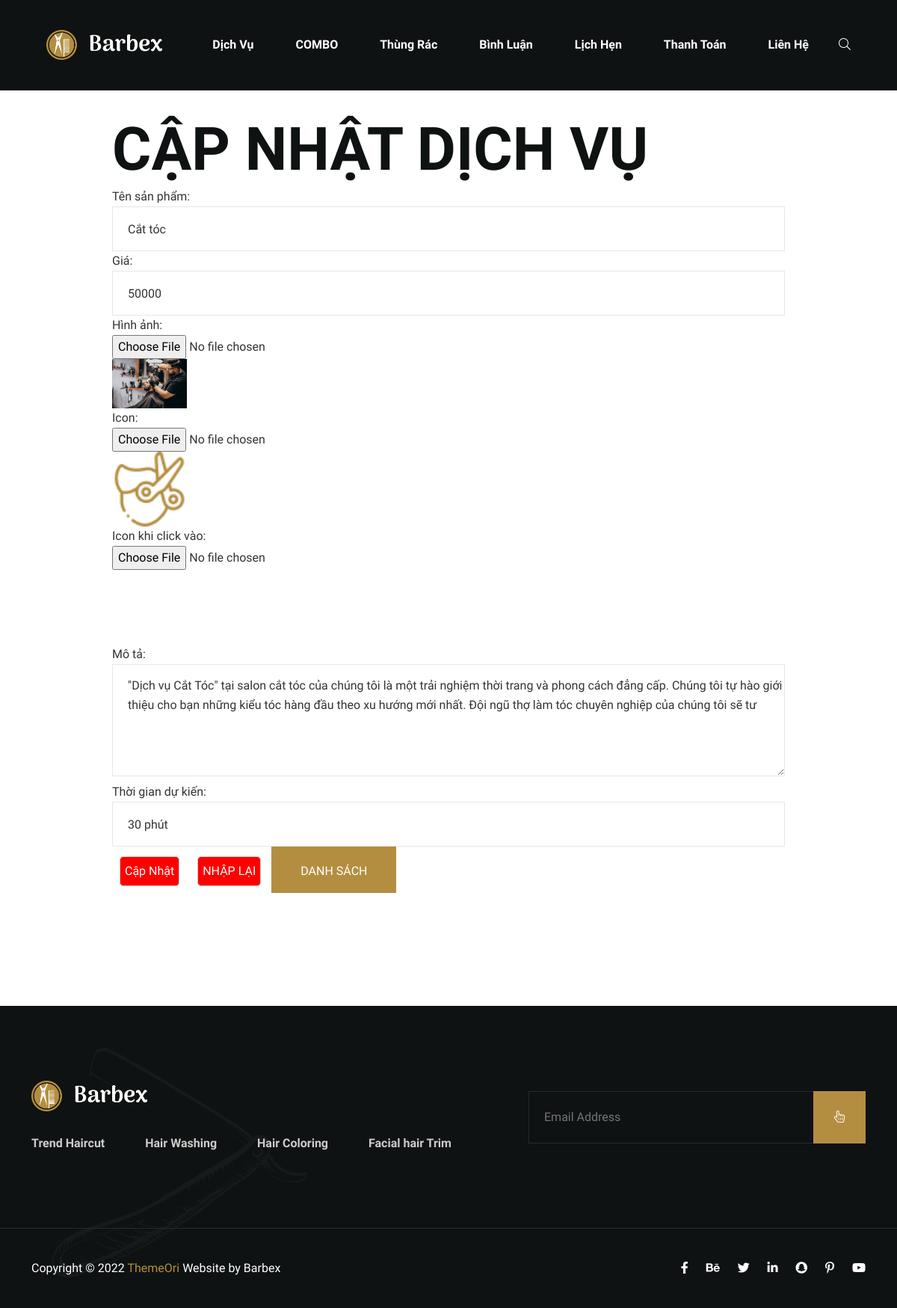
/admin/index.php?act=suasp&iddv=12, run on the app's committed database.
### tables this page shows
CREATE TABLE `dichvu` (
  `MaDichVu` int(11) NOT NULL,
  `name` varchar(255) DEFAULT NULL,
  `img` varchar(255) NOT NULL,
  `icon` varchar(255) NOT NULL,
  `icon2` varchar(255) NOT NULL,
  `MoTa` varchar(255) NOT NULL,
  `Gia` decimal(10,0) DEFAULT NULL,
  `MaCoSo` int(11) DEFAULT NULL,
  `trangthai` int(4) NOT NULL,
  `thoigiandukien` varchar(255) DEFAULT NULL
);

### model/pdo.php (called while the page is built, shortened)
<?php
function pdo_get_connection(){
    $servername = "localhost";
    $username = "root";
    $password = "";
    try {
        $conn = new PDO("mysql:host=$servername;dbname=h&v", $username, $password);
        $conn->setAttribute(PDO::ATTR_ERRMODE, PDO::ERRMODE_EXCEPTION);
        return $conn;
    } catch(PDOException $e) {
        echo "Connection failed: " . $e->getMessage();
    }
}
function pdo_query($sql){
    $sql_args=array_slice(func_get_args(),1);
    try{
        $conn=pdo_get_connection();
        $stmt=$conn->prepare($sql);
        $stmt->execute($sql_args);
        $rows=$stmt->fetchAll();
        return $rows;
    }
    catch(PDOException $e){
        throw $e;
    }
    finally{
        unset($conn);
    }
}
function pdo_query_one($sql){
    $sql_args=array_slice(func_get_args(),1);
    try{
        $conn=pdo_get_connection();
        $stmt=$conn->prepare($sql);
        $stmt->execute($sql_args);
        $row=$stmt->fetch(PDO::FETCH_ASSOC);
        return $row;
    }
    catch(PDOException $e){
        throw $e;
    }
    finally{
        unset($conn);
    }
}

### model/dichvu.php (called while the page is built, shortened)
<?php
function loadall_danhmuc()
{
    $sql = "select * from dichvu order by MaDichVu  ";
    $listdanhmuc = pdo_query($sql);
    return  $listdanhmuc;
}
function load_ten_dm($iddm)
{
    if ($iddm > 0) {
        $sql = "select * from dichvu where MaDichVu=" . $iddm;
        $dm = pdo_query_one($sql);
        if ($dm) {
            return array(
                'MaDichVu' => $dm['MaDichVu'],
                'name' => $dm['name'],
                'MoTa' => $dm['MoTa'],
                'Gia' => $dm['Gia'],
                'img' => $dm['img'],
                'trangthai' => $dm['trangthai'],
                'icon' => $dm['icon'],
                'icon2' => $dm['icon2'],
                'thoigiandukien' => $dm['thoigiandukien']
            );
        } else {
            return "";
        }
    } else {
        return "";
    }
}

### admin/update.php (the view, shortened to what this page needs)
<?php
if (isset($_GET['iddv']) && is_numeric($_GET['iddv'])) {
    $id = $_GET['iddv'];
    $dichvu = load_ten_dm($id);
    if ($dichvu) {
        $tendv = $dichvu['name'];
        $giadv = $dichvu['Gia'];
        $hinh = $dichvu['img'];
        $mota = $dichvu['MoTa'];
        $icon = $dichvu['icon'];
        $icon2 = $dichvu['icon2'];
        $thoigiandukien = $dichvu['thoigiandukien'];
    } else {
    }
}
$hinhpath = "../upload/" . $hinh;
if (is_file($hinhpath)) {
    $hinhpath = "<img src='" . $hinhpath . "' width='100px' height='100px'>";
} else {
    $hinhpath = "No file img!";
}
$iconpath = "../upload/" . $icon;
if (is_file($iconpath)) {
    $iconpath  = "<img src='" . $iconpath  . "' width='100px' height='100px'>";
} else {
    $iconpath  = "No file img!";
}
$icon2path = "../upload/" . $icon2;
if (is_file($icon2path)) {
    $icon2path  = "<img src='" . $icon2path  . "' width='100px' height='100px'>";
} else {
    $icon2path  = "No file img!";
}
?>
<form action="" method="POST" enctype="multipart/form-data" style="margin: 150px;">
    <h1>CẬP NHẬT DỊCH VỤ</h1>
    <div class="row2 mb10">
        <label>Tên sản phẩm:</label><br>
        <input type="text" name="tendv" value="<?= $tendv ?>">
    </div>
    <div class="row2 mb10">
        <label>Giá:</label><br>
        <input type="text" name="giadv" value="<?= $giadv ?>">
    </div>
    <div class="row2 mb10">
        <label>Hình ảnh:</label><br>
        <input type="file" name="hinh"><br>
        <?php echo $hinhpath ?>
    </div>
    <div class="row2 mb10">
        <label>Icon:</label><br>
        <input type="file" name="icon"><br>
        <?php echo $iconpath ?>
    </div>
    <div class="row2 mb10">
        <label>Icon khi click vào:</label><br>
        <input type="file" name="icon2"><br>
        <?php echo $icon2path ?>
    </div>
    <div class="row2 mb10">
        <label>Mô tả:</label><br>
        <textarea name="mota" id="" cols="30" rows="10"><?= $mota ?></textarea>
    </div>
    <div class="row2 mb10">
        <label>Thời gian dự kiến:</label><br>
        <input type="text" name="thoigiandukien" value="<?= $thoigiandukien ?>">
    </div>
    <div class="form_account ">
        <input class="mr20" name="capnhat" type="submit" value="Cập Nhật">
        <input class="mr20" type="reset" value="NHẬP LẠI">
        <a href="index.php?act=listsp"> <input class="mr20" type="button" value="DANH SÁCH"></a>
    </div>
</form>

### admin/update.php (style rules this page uses)
.form_account input[type="reset"], .form_account input[type="submit"], .form_content input[type="submit"], .form_content input[type="reset"], .form_content input[type="button"] { padding: 6px; background: red; border: 1px solid #CCC; border-radius: 5px; margin: 10px; }

### data on the page
dichvu: tendv "Cắt tóc", giadv "50000", img (picture), icon (picture), icon2 (picture), mota "\"Dịch vụ Cắt Tóc\" tại salon cắt tóc của chúng tôi là một trải nghiệm thời trang và phong cách đẳng cấp. Chúng tôi tự hào giới thiệu cho bạn những kiểu tóc hàng đầu theo xu hướng mới nhất. Đội ngũ thợ làm tóc chuyên nghiệp của chúng tôi sẽ tư", thoigiandukien "30 phút"
